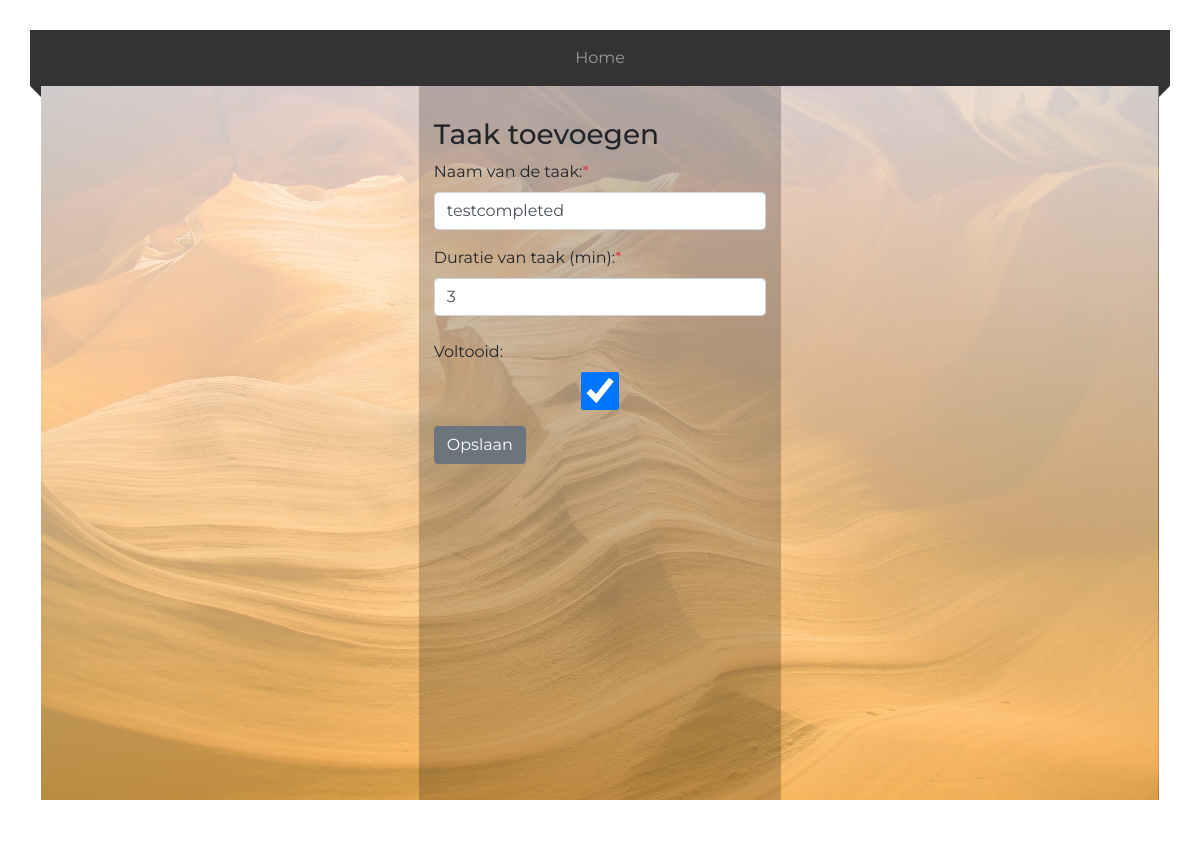
Page /app/pages/view/edit_task.php?task_id=41 on the committed database.
### tables this page shows
CREATE TABLE `tasks` (
  `id` bigint(20) UNSIGNED NOT NULL,
  `list_id` bigint(20) NOT NULL,
  `name` varchar(255) NOT NULL,
  `duration` int(11) NOT NULL,
  `is_done` tinyint(1) NOT NULL
);

### app/pages/database/Tasks.php (called while the page is built, shortened)
<?php
function getTask($id){
    $conn = ConnectToDatabase();
    $sql = 'SELECT * FROM tasks WHERE id = :id';
    $stmt = $conn->prepare($sql);
    $stmt->execute([':id' => $id]);
    return $stmt->fetch();
}

### app/pages/controller/tasks/edit_task_data.php (called while the page is built, shortened)
<?php
if (isset($_GET['task_id'])){
    $task_id = $_GET['task_id'];
}
else if (isset($_POST['task_id'])){
    $task_id = $_POST['task_id'];
}
$task = getTask($task_id);

### app/pages/view/edit_task.php (the view, shortened to what this page needs)
<?php
include ROOTPATH.'/app/pages/controller/tasks/edit_task_data.php';
require_once ROOTPATH.'/app/pages/template/header.php';
?>
<div class="col-4 offset-4 centered-list">
    <h3>Taak toevoegen</h3>
    <form action="<?php echo htmlspecialchars($_SERVER["PHP_SELF"]);?>" method="post">
        <div class="form-group">
            <label for="task_name">Naam van de taak:<span class="text-danger">* <?php echo $result['errors']['task_name']; ?></span></label>
            <input type="text" class="form-control" name="task_name" id="task_name" value="<?php echo $task['name'] ?>">
        </div>
        <div class="form-group">
            <label for="task_name">Duratie van taak (min):<span class="text-danger">* <?php echo $result['errors']['task_duration']; ?></span></label>
            <input type="text" class="form-control" name="task_duration" id="task_duration" value="<?php echo $task['duration'] ?>">
        </div>
        <div class="form-group mt-4">
            <label for="checkbox">Voltooid:</label>
            <input type="checkbox" class="form-control" name="task_check" id="task_check" <?php if($task['is_done'] == 1 ){ echo 'checked'; } ?>>
        </div>
        <div class="form-group">
            <button class="btn btn-secondary">Opslaan</button>
        </div>
    </form>
</div>
<?php
require_once ROOTPATH.'/app/pages/template/footer.php';
?>

### app/assets/css/stylesheet.css (style rules this page uses)
* { margin: 0; padding: 0; }
body, html { height: 100%; overflow-y: hidden; }
body { padding: 30px 30px; font-family: 'Montserrat', sans-serif; }
.centered-list { height: 100vh; padding-top: 2rem; background-color: rgba(0,0,0, 0.2); }

### rows in the picture
tasks: task_name "testcompleted", task_duration "3", is_done "☑"
